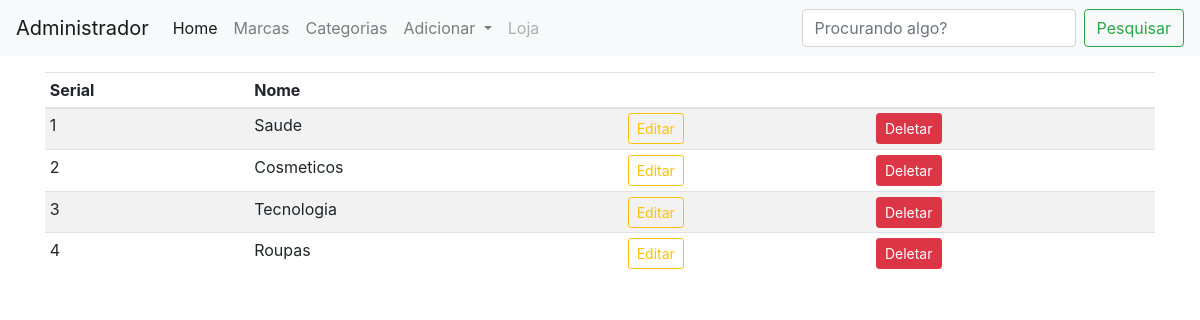
/categorias (signed in), run on the app's committed database.
### shop/products/models.py (models this page shows)
class Categorias(db.Model):
    id = db.Column(db.Integer, primary_key=True)
    name = db.Column(db.String(30), nullable=False, unique=True)

### shop/admin/routes.py (the view)
@app.route('/categorias')
def categorias():
    if 'email' not in session:
        flash(f'Por favor, faça o login antes.', 'success')
        return redirect(url_for('login'))
    categorias = Categorias.query.order_by(Categorias.id.desc()).all()
    return render_template("admin/classificacoes.html", escopo='categorias', categorias=categorias, title='Gestão de Categorias')

### shop/templates/admin/classificacoes.html (shortened to what this page needs)
{% extends 'layoutadmin.html' %}
{% block content %}
<div class="container mt-3">
  <table class="table table-sm table-striped">
    <thead>
      <th>Serial</th>
      <th>Nome</th>
      <th></th>
      <th></th>
    </thead>
    <tbody>
      {% if escopo == 'marcas' %}
      {% for marca in marcas %}
      <tr>
        <td>{{loop.index}}</td>
        <td>{{marca.name}}</td>
        <td><a href="{{url_for('updatemarca', id=marca.id)}}" class="btn btn-sm btn-outline-warning">Editar</a></td>
        <td><button type="button" class="btn btn-danger btn-sm" data-toggle="modal"
            data-target="#exampleModal-{{marca.id}}">Deletar</button></td>
      </tr>
      <div class="modal fade" id="exampleModal-{{marca.id}}" tabindex="-1" role="dialog"
        aria-labelledby="exampleModalLabel" aria-hidden="true">
        <div class="modal-dialog" role="document">
          <div class="modal-content">
            <div class="modal-header">
              <h5 class="modal-title" id="exampleModalLabel">{{marca.name}}</h5>
              <button type="button" class="close" data-dismiss="modal" aria-label="Close">
                <span aria-hidden="true">&times;</span>
              </button>
            </div>
            <div class="modal-body">
              <span class="text-danger">Deseja realmente deletar essa marca? Isto irá remover todos os produtos
                atrelados junto!</span>
            </div>
            <div class="modal-footer">
              <button type="button" class="btn btn-secondary" data-dismiss="modal">Cancelar</button>
              <form action="{{url_for('deletemarca', id=marca.id)}}" method="POST">
                <button type="submit" class="btn btn-danger">Deletar</button>
              </form>
            </div>
          </div>
        </div>
      </div>
      {% endfor %}
      {% elif escopo == 'categorias' %}
      {% for categoria in categorias %}
      <tr>
        <td>{{loop.index}}</td>
        <td>{{categoria.name}}</td>
        <td><a href="{{url_for('updatecategoria', id=categoria.id)}}" class="btn btn-sm btn-outline-warning">Editar</a>
        </td>
        <td><button type="button" class="btn btn-danger btn-sm" data-toggle="modal"
            data-target="#exampleModal-{{categoria.id}}">Deletar</button></td>
      </tr>
      {% endfor %}
      {% endif %}
    </tbody>
  </table>
</div>
{% endblock content %}

### data on the page
Categorias: name "Saude"
Categorias: name "Cosmeticos"
Categorias: name "Tecnologia"
Categorias: name "Roupas"
